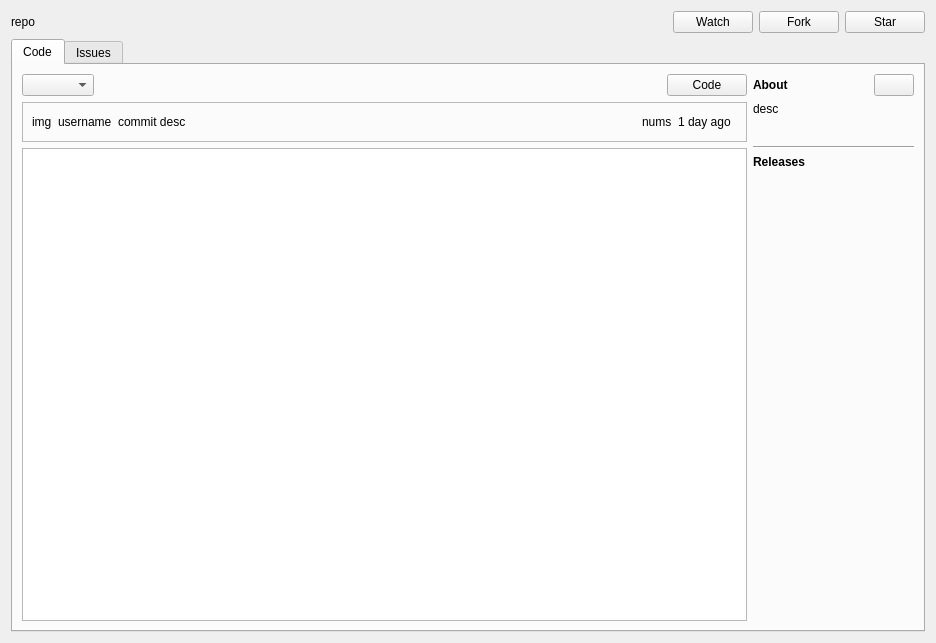
<?xml version="1.0" encoding="UTF-8"?>
<ui version="4.0">
    <class>repository</class>
    <widget class="QWidget" name="repository">
        <property name="geometry">
            <rect>
                <x>0</x>
                <y>0</y>
                <width>936</width>
                <height>643</height>
            </rect>
        </property>
        <property name="windowTitle">
            <string>Form</string>
        </property>
        <layout class="QVBoxLayout" name="verticalLayout">
            <item>
                <layout class="QHBoxLayout" name="horizontalLayout_5">
                    <property name="bottomMargin">
                        <number>0</number>
                    </property>
                    <item>
                        <widget class="QLabel" name="repoLabel">
                            <property name="text">
                                <string>repo</string>
                            </property>
                        </widget>
                    </item>
                    <item>
                        <widget class="QPushButton" name="watchButton">
                            <property name="sizePolicy">
                                <sizepolicy hsizetype="Fixed" vsizetype="Fixed">
                                    <horstretch>0</horstretch>
                                    <verstretch>0</verstretch>
                                </sizepolicy>
                            </property>
                            <property name="text">
                                <string>Watch</string>
                            </property>
                        </widget>
                    </item>
                    <item>
                        <widget class="QPushButton" name="forkButton">
                            <property name="sizePolicy">
                                <sizepolicy hsizetype="Fixed" vsizetype="Fixed">
                                    <horstretch>0</horstretch>
                                    <verstretch>0</verstretch>
                                </sizepolicy>
                            </property>
                            <property name="text">
                                <string>Fork</string>
                            </property>
                        </widget>
                    </item>
                    <item>
                        <widget class="QPushButton" name="starButton">
                            <property name="sizePolicy">
                                <sizepolicy hsizetype="Fixed" vsizetype="Fixed">
                                    <horstretch>0</horstretch>
                                    <verstretch>0</verstretch>
                                </sizepolicy>
                            </property>
                            <property name="text">
                                <string>Star</string>
                            </property>
                        </widget>
                    </item>
                </layout>
            </item>
            <item>
                <widget class="QTabWidget" name="tabWidget">
                    <property name="currentIndex">
                        <number>0</number>
                    </property>
                    <widget class="QWidget" name="code">
                        <attribute name="title">
                            <string>Code</string>
                        </attribute>
                        <layout class="QHBoxLayout" name="horizontalLayout">
                            <item>
                                <layout class="QVBoxLayout" name="verticalLayout_2">
                                    <item>
                                        <layout class="QHBoxLayout" name="horizontalLayout_3">
                                            <item>
                                                <widget class="QComboBox" name="branchComboBox">
                                                    <property name="sizePolicy">
                                                        <sizepolicy hsizetype="Fixed" vsizetype="Fixed">
                                                            <horstretch>0</horstretch>
                                                            <verstretch>0</verstretch>
                                                        </sizepolicy>
                                                    </property>
                                                </widget>
                                            </item>
                                            <item>
                                                <widget class="QWidget" name="branchWidget" native="true">
                                                    <property name="sizePolicy">
                                                        <sizepolicy hsizetype="Fixed" vsizetype="Fixed">
                                                            <horstretch>0</horstretch>
                                                            <verstretch>0</verstretch>
                                                        </sizepolicy>
                                                    </property>
                                                </widget>
                                            </item>
                                            <item>
                                                <widget class="QWidget" name="tagsWidget" native="true">
                                                    <property name="sizePolicy">
                                                        <sizepolicy hsizetype="Fixed" vsizetype="Fixed">
                                                            <horstretch>0</horstretch>
                                                            <verstretch>0</verstretch>
                                                        </sizepolicy>
                                                    </property>
                                                </widget>
                                            </item>
                                            <item>
                                                <spacer name="horizontalSpacer_2">
                                                    <property name="orientation">
                                                        <enum>Qt::Horizontal</enum>
                                                    </property>
                                                    <property name="sizeHint" stdset="0">
                                                        <size>
                                                            <width>40</width>
                                                            <height>20</height>
                                                        </size>
                                                    </property>
                                                </spacer>
                                            </item>
                                            <item>
                                                <widget class="QPushButton" name="codeButton">
                                                    <property name="sizePolicy">
                                                        <sizepolicy hsizetype="Fixed" vsizetype="Fixed">
                                                            <horstretch>0</horstretch>
                                                            <verstretch>0</verstretch>
                                                        </sizepolicy>
                                                    </property>
                                                    <property name="text">
                                                        <string>Code</string>
                                                    </property>
                                                </widget>
                                            </item>
                                        </layout>
                                    </item>
                                    <item>
                                        <widget class="QFrame" name="frame">
                                            <property name="frameShape">
                                                <enum>QFrame::StyledPanel</enum>
                                            </property>
                                            <property name="frameShadow">
                                                <enum>QFrame::Plain</enum>
                                            </property>
                                            <layout class="QHBoxLayout" name="horizontalLayout_4">
                                                <item>
                                                    <widget class="QLabel" name="profileImageLabel">
                                                        <property name="sizePolicy">
                                                            <sizepolicy hsizetype="Fixed" vsizetype="Fixed">
                                                                <horstretch>0</horstretch>
                                                                <verstretch>0</verstretch>
                                                            </sizepolicy>
                                                        </property>
                                                        <property name="text">
                                                            <string>img</string>
                                                        </property>
                                                    </widget>
                                                </item>
                                                <item>
                                                    <widget class="QLabel" name="usernameLabel">
                                                        <property name="sizePolicy">
                                                            <sizepolicy hsizetype="Fixed" vsizetype="Fixed">
                                                                <horstretch>0</horstretch>
                                                                <verstretch>0</verstretch>
                                                            </sizepolicy>
                                                        </property>
                                                        <property name="text">
                                                            <string>username</string>
                                                        </property>
                                                    </widget>
                                                </item>
                                                <item>
                                                    <widget class="QLabel" name="commitLabel">
                                                        <property name="sizePolicy">
                                                            <sizepolicy hsizetype="Fixed" vsizetype="Fixed">
                                                                <horstretch>0</horstretch>
                                                                <verstretch>0</verstretch>
                                                            </sizepolicy>
                                                        </property>
                                                        <property name="text">
                                                            <string>commit desc</string>
                                                        </property>
                                                    </widget>
                                                </item>
                                                <item>
                                                    <spacer name="horizontalSpacer_3">
                                                        <property name="orientation">
                                                            <enum>Qt::Horizontal</enum>
                                                        </property>
                                                        <property name="sizeHint" stdset="0">
                                                            <size>
                                                                <width>40</width>
                                                                <height>20</height>
                                                            </size>
                                                        </property>
                                                    </spacer>
                                                </item>
                                                <item>
                                                    <widget class="QLabel" name="numsLabel">
                                                        <property name="sizePolicy">
                                                            <sizepolicy hsizetype="Fixed" vsizetype="Fixed">
                                                                <horstretch>0</horstretch>
                                                                <verstretch>0</verstretch>
                                                            </sizepolicy>
                                                        </property>
                                                        <property name="text">
                                                            <string>nums</string>
                                                        </property>
                                                    </widget>
                                                </item>
                                                <item>
                                                    <widget class="QLabel" name="timeLabel">
                                                        <property name="sizePolicy">
                                                            <sizepolicy hsizetype="Fixed" vsizetype="Fixed">
                                                                <horstretch>0</horstretch>
                                                                <verstretch>0</verstretch>
                                                            </sizepolicy>
                                                        </property>
                                                        <property name="text">
                                                            <string>1 day ago</string>
                                                        </property>
                                                    </widget>
                                                </item>
                                                <item>
                                                    <widget class="IconLabel" name="commitsWidget" native="true">
                                                        <property name="sizePolicy">
                                                            <sizepolicy hsizetype="Fixed" vsizetype="Fixed">
                                                                <horstretch>0</horstretch>
                                                                <verstretch>0</verstretch>
                                                            </sizepolicy>
                                                        </property>
                                                    </widget>
                                                </item>
                                            </layout>
                                        </widget>
                                    </item>
                                    <item>
                                        <widget class="QListWidget" name="filesListWidget"/>
                                    </item>
                                </layout>
                            </item>
                            <item>
                                <layout class="QVBoxLayout" name="verticalLayout_3">
                                    <property name="sizeConstraint">
                                        <enum>QLayout::SetFixedSize</enum>
                                    </property>
                                    <property name="bottomMargin">
                                        <number>0</number>
                                    </property>
                                    <item>
                                        <layout class="QHBoxLayout" name="horizontalLayout_2">
                                            <property name="sizeConstraint">
                                                <enum>QLayout::SetFixedSize</enum>
                                            </property>
                                            <item>
                                                <widget class="QLabel" name="label">
                                                    <property name="sizePolicy">
                                                        <sizepolicy hsizetype="Fixed" vsizetype="Fixed">
                                                            <horstretch>0</horstretch>
                                                            <verstretch>0</verstretch>
                                                        </sizepolicy>
                                                    </property>
                                                    <property name="font">
                                                        <font>
                                                            <bold>true</bold>
                                                        </font>
                                                    </property>
                                                    <property name="text">
                                                        <string>About</string>
                                                    </property>
                                                </widget>
                                            </item>
                                            <item>
                                                <spacer name="horizontalSpacer">
                                                    <property name="orientation">
                                                        <enum>Qt::Horizontal</enum>
                                                    </property>
                                                    <property name="sizeType">
                                                        <enum>QSizePolicy::Fixed</enum>
                                                    </property>
                                                    <property name="sizeHint" stdset="0">
                                                        <size>
                                                            <width>80</width>
                                                            <height>20</height>
                                                        </size>
                                                    </property>
                                                </spacer>
                                            </item>
                                            <item>
                                                <widget class="QPushButton" name="configButton">
                                                    <property name="sizePolicy">
                                                        <sizepolicy hsizetype="Fixed" vsizetype="Fixed">
                                                            <horstretch>0</horstretch>
                                                            <verstretch>0</verstretch>
                                                        </sizepolicy>
                                                    </property>
                                                    <property name="text">
                                                        <string/>
                                                    </property>
                                                </widget>
                                            </item>
                                        </layout>
                                    </item>
                                    <item>
                                        <widget class="QLabel" name="descLabel">
                                            <property name="sizePolicy">
                                                <sizepolicy hsizetype="Fixed" vsizetype="Fixed">
                                                    <horstretch>0</horstretch>
                                                    <verstretch>0</verstretch>
                                                </sizepolicy>
                                            </property>
                                            <property name="text">
                                                <string>desc</string>
                                            </property>
                                        </widget>
                                    </item>
                                    <item>
                                        <widget class="IconLabel" name="licenseWidget" native="true">
                                            <property name="sizePolicy">
                                                <sizepolicy hsizetype="Fixed" vsizetype="Fixed">
                                                    <horstretch>0</horstretch>
                                                    <verstretch>0</verstretch>
                                                </sizepolicy>
                                            </property>
                                        </widget>
                                    </item>
                                    <item>
                                        <widget class="IconLabel" name="starWidget" native="true">
                                            <property name="sizePolicy">
                                                <sizepolicy hsizetype="Fixed" vsizetype="Fixed">
                                                    <horstretch>0</horstretch>
                                                    <verstretch>0</verstretch>
                                                </sizepolicy>
                                            </property>
                                        </widget>
                                    </item>
                                    <item>
                                        <widget class="IconLabel" name="watchingWidget" native="true">
                                            <property name="sizePolicy">
                                                <sizepolicy hsizetype="Fixed" vsizetype="Fixed">
                                                    <horstretch>0</horstretch>
                                                    <verstretch>0</verstretch>
                                                </sizepolicy>
                                            </property>
                                        </widget>
                                    </item>
                                    <item>
                                        <widget class="IconLabel" name="forksWidget" native="true">
                                            <property name="sizePolicy">
                                                <sizepolicy hsizetype="Fixed" vsizetype="Fixed">
                                                    <horstretch>0</horstretch>
                                                    <verstretch>0</verstretch>
                                                </sizepolicy>
                                            </property>
                                        </widget>
                                    </item>
                                    <item>
                                        <widget class="Line" name="line">
                                            <property name="orientation">
                                                <enum>Qt::Horizontal</enum>
                                            </property>
                                        </widget>
                                    </item>
                                    <item>
                                        <widget class="QLabel" name="label_2">
                                            <property name="sizePolicy">
                                                <sizepolicy hsizetype="Fixed" vsizetype="Fixed">
                                                    <horstretch>0</horstretch>
                                                    <verstretch>0</verstretch>
                                                </sizepolicy>
                                            </property>
                                            <property name="font">
                                                <font>
                                                    <bold>true</bold>
                                                </font>
                                            </property>
                                            <property name="text">
                                                <string>Releases</string>
                                            </property>
                                        </widget>
                                    </item>
                                    <item>
                                        <widget class="IconLabel" name="releasesWidget" native="true">
                                            <property name="sizePolicy">
                                                <sizepolicy hsizetype="Fixed" vsizetype="Fixed">
                                                    <horstretch>0</horstretch>
                                                    <verstretch>0</verstretch>
                                                </sizepolicy>
                                            </property>
                                        </widget>
                                    </item>
                                    <item>
                                        <spacer name="verticalSpacer">
                                            <property name="orientation">
                                                <enum>Qt::Vertical</enum>
                                            </property>
                                            <property name="sizeHint" stdset="0">
                                                <size>
                                                    <width>20</width>
                                                    <height>40</height>
                                                </size>
                                            </property>
                                        </spacer>
                                    </item>
                                </layout>
                            </item>
                        </layout>
                    </widget>
                    <widget class="QWidget" name="issues">
                        <attribute name="title">
                            <string>Issues</string>
                        </attribute>
                    </widget>
                </widget>
            </item>
        </layout>
    </widget>
    <customwidgets>
        <customwidget>
            <class>IconLabel</class>
            <extends>QWidget</extends>
            <header>widgets.IconLabel</header>
            <container>1</container>
        </customwidget>
    </customwidgets>
    <resources/>
    <connections/>
</ui>
